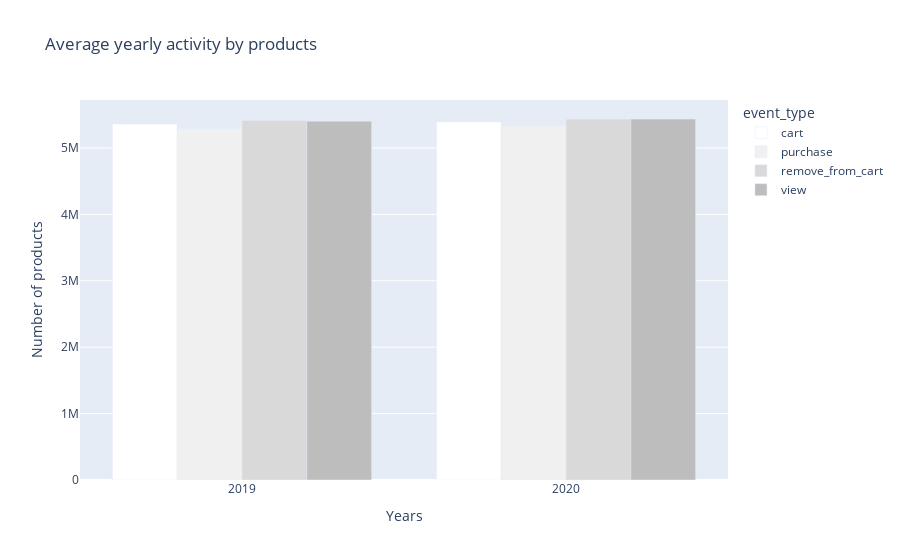

Notebook cell for this chart:
### Markdown cell above
### Average product range activity

We start the exploratory analysis by looking at average activity of unique users. We want to check the number of products browsed as a function of year, month and days of week.

    - Dipro Mondal

### Code cell
fig = px.bar(year_evnt_type['product_id'].unstack(), barmode ='group',
      title="Average yearly activity by products",
      labels={"event_time": "Years",
              "value": "Number of products"},
      color_discrete_sequence=px.colors.sequential.Greys)
fig.update_xaxes(type='category')

### Figure 1 — Plotly figure (JSON) as saved in the notebook; plotly's stock layout.template omitted (floating-point values rounded to 4 significant figures)
{"data": [{"alignmentgroup": "True", "hovertemplate": "event_type=cart<br>Years=%{x}<br>Number of products=%{y}<extra></extra>", "legendgroup": "cart", "marker": {"color": "rgb(255,255,255)"}, "name": "cart", "offsetgroup": "cart", "orientation": "v", "showlegend": true, "textposition": "auto", "type": "bar", "x": [2019, 2020], "xaxis": "x", "y": [5359000.0, 5391000.0], "yaxis": "y"}, {"alignmentgroup": "True", "hovertemplate": "event_type=purchase<br>Years=%{x}<br>Number of products=%{y}<extra></extra>", "legendgroup": "purchase", "marker": {"color": "rgb(240,240,240)"}, "name": "purchase", "offsetgroup": "purchase", "orientation": "v", "showlegend": true, "textposition": "auto", "type": "bar", "x": [2019, 2020], "xaxis": "x", "y": [5286000.0, 5329000.0], "yaxis": "y"}, {"alignmentgroup": "True", "hovertemplate": "event_type=remove_from_cart<br>Years=%{x}<br>Number of products=%{y}<extra></extra>", "legendgroup": "remove_from_cart", "marker": {"color": "rgb(217,217,217)"}, "name": "remove_from_cart", "offsetgroup": "remove_from_cart", "orientation": "v", "showlegend": true, "textposition": "auto", "type": "bar", "x": [2019, 2020], "xaxis": "x", "y": [5415000.0, 5436000.0], "yaxis": "y"}, {"alignmentgroup": "True", "hovertemplate": "event_type=view<br>Years=%{x}<br>Number of products=%{y}<extra></extra>", "legendgroup": "view", "marker": {"color": "rgb(189,189,189)"}, "name": "view", "offsetgroup": "view", "orientation": "v", "showlegend": true, "textposition": "auto", "type": "bar", "x": [2019, 2020], "xaxis": "x", "y": [5403000.0, 5435000.0], "yaxis": "y"}], "layout": {"barmode": "group", "legend": {"title": {"text": "event_type"}, "tracegroupgap": 0}, "title": {"text": "Average yearly activity by products"}, "xaxis": {"anchor": "y", "domain": [0, 1], "title": {"text": "Years"}, "type": "category"}, "yaxis": {"anchor": "x", "domain": [0, 1], "title": {"text": "Number of products"}}}}
